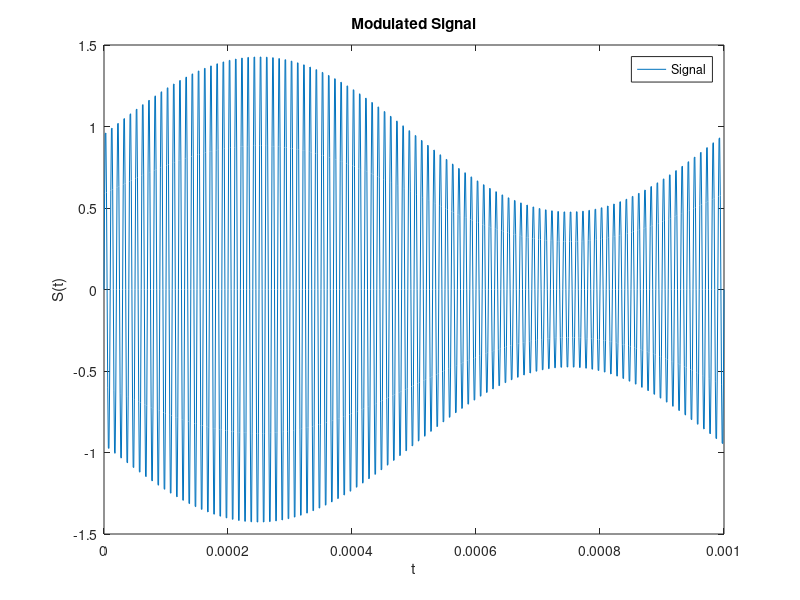

This chart was generated by the following MATLAB code:
%% Parameter Declaration
fc=100000;
fm=1000;
a=0.5;
t=0 : 0.000001 : 0.001;

%% Modulation
m = sin(2*pi*fm*t);
s = (1 + a*m).* sin(2*pi*fc*t);

%% Plot
plot(t,s);
xlabel('t');
ylabel('S(t)');
title('Modulated Signal');
legend('Signal');
axis([0 0.001 -1-a 1+a]);